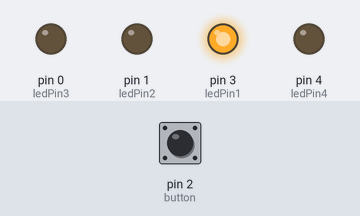
Bench run of a sketch on a simulated Arduino Uno, built with avr-gcc and run on an emulated ATmega328P. On the bench: output pins drawn as LEDs (lit = HIGH). The test bench sets the inputs (shaded band); at power-on: pin 2 (button) HIGH.

Above: at 1.2 s.
1.3 s: pin 2 (button) pulled LOW for 0.15 s
At 1.8 s:
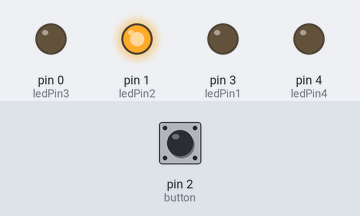
2.9 s: pin 2 (button) pulled LOW for 1 s
At 4.3 s:
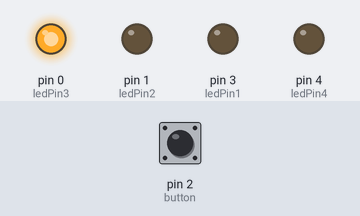
5.4 s: pin 2 (button) pulled LOW for 0.15 s
At 6.1 s:
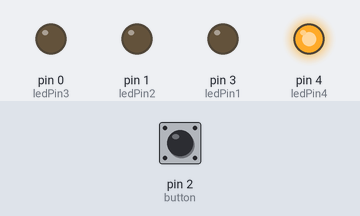
7.0 s: pin 2 (button) pulled LOW for 3.2 s
At 11.5 s:
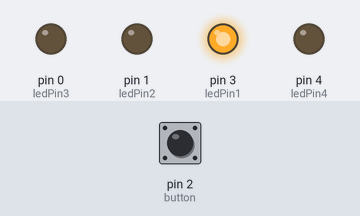
Timing chart, 0 to 12.7 s (numbered marks = the images above; inputs shaded):
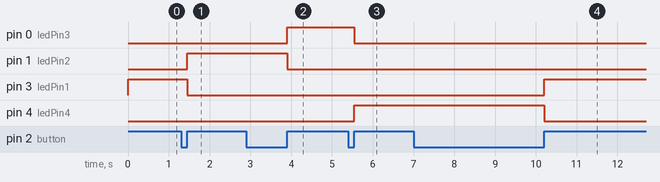

The sketch:

tilt_led.ino
```cpp
// LED's
const int ledPin1 =  3;// the number of the LED pin
const int ledPin2 =  1;// the number of the LED pin
const int ledPin3 =  0;// the number of the LED pin
const int ledPin4 =  4;// the number of the LED pin

// Button stuff
const int button = 2; // Button set to pin 5
long time_button = 0; // the last time the output pin was toggled
long debounce = 50; // the debounce time, increase if the output flickers
int reading_button; // the current reading from the input pin
//int previous_button = HIGH; // the previous reading from the input pin
int previous_button = LOW; // the previous reading from the input pin

int switcher = 0;

void setup() {
//  pinMode(button, INPUT_PULLUP); // Set the button as input
  pinMode(button, INPUT); // Set the button as input
  digitalWrite(button, HIGH); // initiate the internal pull up resistor
  pinMode(ledPin1, OUTPUT);
  pinMode(ledPin2, OUTPUT);
  pinMode(ledPin3, OUTPUT);
  pinMode(ledPin4, OUTPUT);
//  Serial.begin(9600);
  }

void loop() {

 // ------------- Debound code button green start code -------------
  reading_button = digitalRead(button);

  if (reading_button == HIGH && previous_button == LOW && millis() - time_button > debounce) {
    time_button = millis();
//    Serial.println("button press");
    // Do something here
    switcher += 1;
    if (switcher == 4)
    {
      switcher = 0;
    }
  }
  previous_button = reading_button;

 // -------------- Debound code button green end code -------------
  if (switcher == 0)
  {
//    Serial.println("0");
    digitalWrite(ledPin1, HIGH);
    digitalWrite(ledPin2, LOW);
    digitalWrite(ledPin3, LOW);
    digitalWrite(ledPin4, LOW);
  }

  if (switcher == 1)
  {
//    Serial.println("1");
    digitalWrite(ledPin1, LOW);
    digitalWrite(ledPin2, HIGH);
    digitalWrite(ledPin3, LOW);
    digitalWrite(ledPin4, LOW);
  }

  if (switcher == 2)
  {
//    Serial.println("1");
    digitalWrite(ledPin1, LOW);
    digitalWrite(ledPin2, LOW);
    digitalWrite(ledPin3, HIGH);
    digitalWrite(ledPin4, LOW);
  }

  if (switcher == 3)
  {
//    Serial.println("1");
    digitalWrite(ledPin1, LOW);
    digitalWrite(ledPin2, LOW);
    digitalWrite(ledPin3, LOW);
    digitalWrite(ledPin4, HIGH);
  }

}
```

Measured:
- after the input at 1.3 s, pin 1 (ledPin2): LOW → HIGH after 0.15 s; pin 3 (ledPin1): HIGH → LOW after 0.15 s
- after the input at 2.9 s, pin 0 (ledPin3): LOW → HIGH after 1.0 s; pin 1 (ledPin2): HIGH → LOW after 1.0 s
- after the input at 5.4 s, pin 0 (ledPin3): HIGH → LOW after 0.15 s; pin 4 (ledPin4): LOW → HIGH after 0.15 s
- after the input at 7.0 s, pin 3 (ledPin1): LOW → HIGH after 3.2 s; pin 4 (ledPin4): HIGH → LOW after 3.2 s
